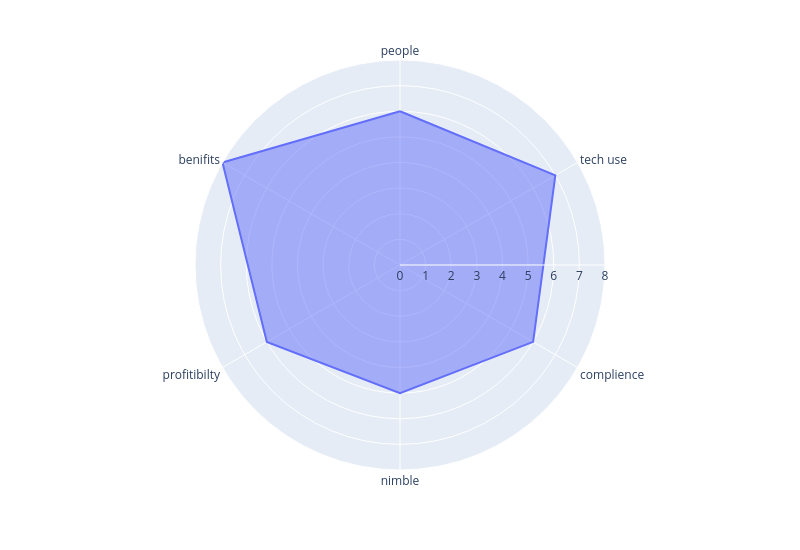

This figure's notebook cell:
### Markdown cell above
# Radar plot

### Code cell
data=pd.DataFrame({"theta":['people','tech use','complience','nimble','profitibilty','benifits'],
                  "r1":[6,7,6,5,6,8],
                  "r2":[8,5,6,7,8,7]})
# data['the']=data['theta'].map({j:i for i,j in enumerate(data['theta'])})

import plotly.express as px
fig=px.line_polar(data,r="r1",theta="theta",line_close=True)
fig.update_traces(fill="toself")
fig.update_layout(
    width=800,  
    height=550,  
)
fig.show()

### Figure 1 — Plotly figure (JSON) as saved in the notebook; plotly's stock layout.template omitted (floating-point values rounded to 4 significant figures)
{"data": [{"fill": "toself", "hovertemplate": "r1=%{r}<br>theta=%{theta}<extra></extra>", "legendgroup": "", "line": {"color": "#636efa", "dash": "solid"}, "marker": {"symbol": "circle"}, "mode": "lines", "name": "", "r": [6, 7, 6, 5, 6, 8, 6], "showlegend": false, "subplot": "polar", "theta": ["people", "tech use", "complience", "nimble", "profitibilty", "benifits", "people"], "type": "scatterpolar"}], "layout": {"height": 550, "legend": {"tracegroupgap": 0}, "margin": {"t": 60}, "polar": {"angularaxis": {"direction": "clockwise", "rotation": 90, "type": "category"}, "domain": {"x": [0, 1], "y": [0, 1]}, "radialaxis": {"autorange": true, "range": [0, 8], "type": "linear"}}, "width": 800}}
